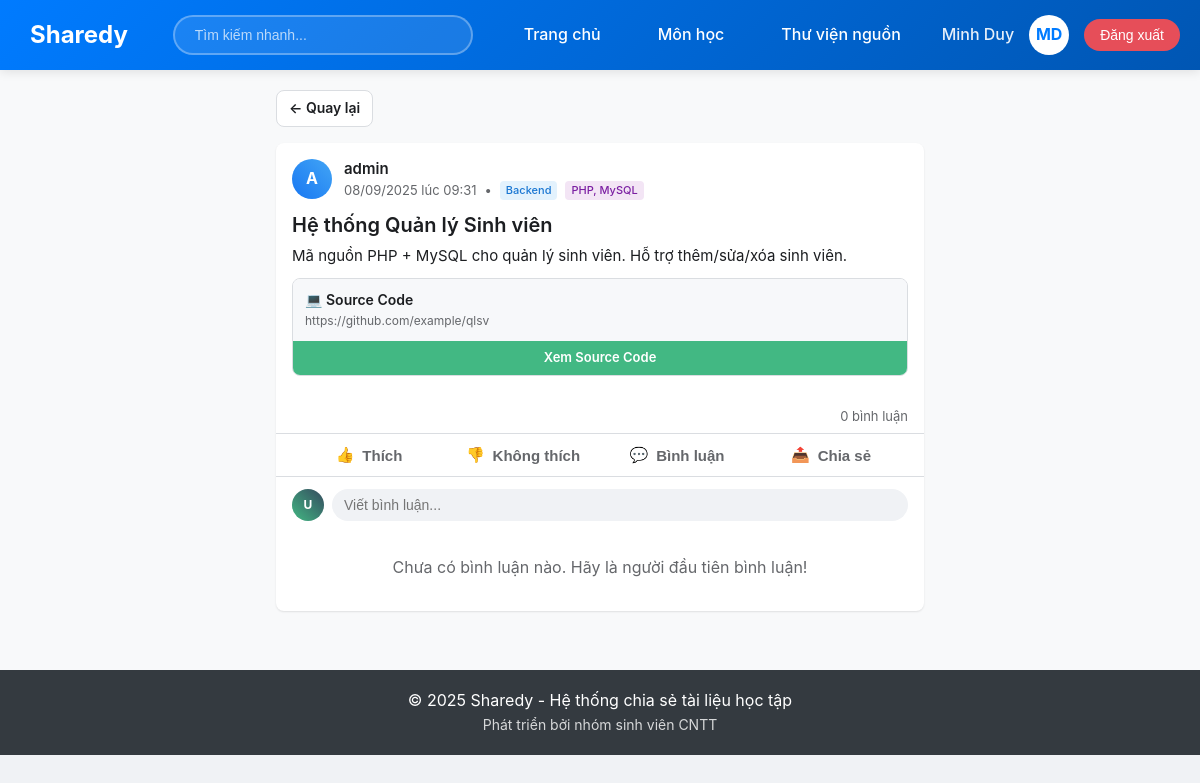
The page /index.php?page=source_detail&id=7 on the database its author committed.
### tables this page shows
CREATE TABLE `bai_chia_se` (
  `id` int NOT NULL AUTO_INCREMENT,
  `loai` enum('tai_lieu','du_an') NOT NULL,
  `tieu_de` varchar(200) NOT NULL,
  `mo_ta` text,
  `file_upload` varchar(255) DEFAULT NULL,
  `link_host` varchar(255) DEFAULT NULL,
  `link_source` varchar(255) DEFAULT NULL,
  `cong_nghe` varchar(255) DEFAULT NULL,
  `id_mon_hoc` int DEFAULT NULL,
  `id_danh_muc` int DEFAULT NULL,
  `id_nguoi_dung` int NOT NULL,
  `ngay_tao` timestamp NOT NULL DEFAULT CURRENT_TIMESTAMP,
  `ngay_cap_nhat` timestamp NULL DEFAULT NULL,
  `tom_tat` text,
  PRIMARY KEY (`id`),
  KEY `id_mon_hoc` (`id_mon_hoc`) /*!80000 INVISIBLE */,
  KEY `id_danh_muc` (`id_danh_muc`),
  KEY `bai_chia_se_ibfk_3` (`id_nguoi_dung`),
  CONSTRAINT `bai_chia_se_ibfk_1` FOREIGN KEY (`id_mon_hoc`) REFERENCES `mon_hoc` (`id`),
  CONSTRAINT `bai_chia_se_ibfk_2` FOREIGN KEY (`id_danh_muc`) REFERENCES `danh_muc` (`id`),
  CONSTRAINT `bai_chia_se_ibfk_3` FOREIGN KEY (`id_nguoi_dung`) REFERENCES `nguoi_dung` (`id`)
);

CREATE TABLE `nguoi_dung` (
  `id` int NOT NULL AUTO_INCREMENT,
  `ten_dang_nhap` varchar(50) NOT NULL,
  `email` varchar(100) NOT NULL,
  `mat_khau` varchar(255) NOT NULL,
  `ho_ten` varchar(100) DEFAULT NULL,
  `vai_tro` enum('quan_tri_vien','nguoi_dung','khach') DEFAULT 'khach',
  `ngay_tao` timestamp NULL DEFAULT CURRENT_TIMESTAMP,
  `ngay_cap_nhat` timestamp NULL DEFAULT CURRENT_TIMESTAMP ON UPDATE CURRENT_TIMESTAMP,
  `trang_thai` enum('hoạt_dong','khoa') DEFAULT NULL,
  PRIMARY KEY (`id`),
  UNIQUE KEY `ten_dang_nhap` (`ten_dang_nhap`),
  UNIQUE KEY `email` (`email`)
);

CREATE TABLE `danh_muc` (
  `id` int NOT NULL AUTO_INCREMENT,
  `ten_danh_muc` varchar(100) NOT NULL,
  `mo_ta` text,
  PRIMARY KEY (`id`)
);

### src/Views/chiTietNguon.php (the view, shortened to what this page needs)
<?php
include __DIR__ . '/../../config/ketNoiDB.php';
$id = $_GET['id'] ?? 0;
$sql = "SELECT b.*, u.ten_dang_nhap, d.ten_danh_muc
        FROM bai_chia_se b
        LEFT JOIN nguoi_dung u ON b.id_nguoi_dung = u.id
        LEFT JOIN danh_muc d ON b.id_danh_muc = d.id
        WHERE b.id = :id AND b.loai = 'du_an'";
$stmt = $pdo->prepare($sql);
$stmt->execute(['id' => $id]);
$item = $stmt->fetch();
$comments_sql = "SELECT c.*, u.ten_dang_nhap as commenter_name
                 FROM binh_luan c
                 LEFT JOIN nguoi_dung u ON c.id_nguoi_dung = u.id
                 WHERE c.id_bai_chia_se = :id
                 ORDER BY c.ngay_tao DESC";
$comments_stmt = $pdo->prepare($comments_sql);
$comments_stmt->execute(['id' => $id]);
$comments = $comments_stmt->fetchAll();
?>
<!DOCTYPE html>
<html lang="vi">
<head>
</head>
<body>
    <div class="container">
        <?php if (!$item): ?>
            <div class="empty-state">
                <h3>❌ Không tìm thấy mã nguồn.</h3>
                <p>Bài viết có thể đã bị xóa hoặc không tồn tại.</p>
            </div>
        <?php else: ?>
            <div class="back-button">
                <a href="javascript:history.back()" class="back-btn">
                    ← Quay lại
                </a>
            </div>
            <div class="post-container">
                <div class="post-header">
                    <div class="user-info">
                        <div class="avatar">
                            <?= strtoupper(substr($item['ten_dang_nhap'] ?? 'A', 0, 1)) ?>
                        </div>
                        <div class="user-details">
                            <h3><?= htmlspecialchars($item['ten_dang_nhap'] ?? 'Ẩn danh') ?></h3>
                            <div class="post-meta">
                                <span><?= date('d/m/Y \l\ú\c H:i', strtotime($item['ngay_tao'])) ?></span>
                                <span>•</span>
                                <span class="category-tag"><?= htmlspecialchars($item['ten_danh_muc']) ?></span>
                                <?php if (!empty($item['cong_nghe'])): ?>
                                    <span class="tech-tag"><?= htmlspecialchars($item['cong_nghe']) ?></span>
                                <?php endif; ?>
                            </div>
                        </div>
                    </div>
                </div>
                <div class="post-content">
                    <div class="post-title"><?= htmlspecialchars($item['tieu_de']) ?></div>
                    <div class="post-description"><?= htmlspecialchars($item['mo_ta']) ?></div>
                    <?php if (!empty($item['link_host']) || !empty($item['link_source'])): ?>
                        <div class="post-links">
                            <?php if (!empty($item['link_source'])): ?>
                                <div class="link-card">
                                    <div class="link-content">
                                        <div class="link-title">💻 Source Code</div>
                                        <div class="link-url"><?= htmlspecialchars($item['link_source']) ?></div>
                                    </div>
                                    <a href="<?= htmlspecialchars($item['link_source']) ?>" target="_blank" class="link-button secondary">
                                        Xem Source Code
                                    </a>
                                </div>
                            <?php endif; ?>
                        </div>
                    <?php endif; ?>
                </div>
                <div class="post-stats">
                    <div>
                        <span><?= count($comments ?? []) ?> bình luận</span>
                    </div>
                </div>
                <div class="post-actions">
                    <button class="action-button" id="likeBtn">
                        <span>👍</span> Thích
                    </button>
                    <button class="action-button dislike" id="dislikeBtn">
                        <span>👎</span> Không thích
                    </button>
                    <button class="action-button" id="commentBtn">
                        <span>💬</span> Bình luận
                    </button>
                    <button class="action-button">
                        <span>📤</span> Chia sẻ
                    </button>
                </div>
                <div class="comments-section">
                    <div class="comment-input-container">
                        <div class="comment-avatar">U</div>
                        <input type="text" class="comment-input" placeholder="Viết bình luận...">
                    </div>
                    <?php if (!empty($comments)): ?>
                        <?php foreach ($comments as $comment): ?>
                            <div class="comment">
                                <div class="comment-avatar">
                                    <?= strtoupper(substr($comment['commenter_name'] ?? 'A', 0, 1)) ?>
                                </div>
                                <div class="comment-content">
                                    <div class="comment-bubble">
                                        <div class="comment-author"><?= htmlspecialchars($comment['commenter_name'] ?? 'Ẩn danh') ?></div>
                                        <div class="comment-text"><?= htmlspecialchars($comment['noi_dung']) ?></div>
                                    </div>
                                    <div class="comment-actions">
                                        <span class="comment-action">Thích</span>
                                        <span class="comment-action">Phản hồi</span>
                                        <span><?= date('d/m/Y H:i', strtotime($comment['ngay_tao'])) ?></span>
                                    </div>
                                </div>
                            </div>
                        <?php endforeach; ?>
                    <?php else: ?>
                        <div style="text-align: center; color: #65676b; padding: 20px;">
                            Chưa có bình luận nào. Hãy là người đầu tiên bình luận!
                        </div>
                    <?php endif; ?>
                </div>
            </div>
        <?php endif; ?>
    </div>
</body>
</html>

### layout.php (style rules this page uses)
* { margin: 0; padding: 0; box-sizing: border-box; }
body { font-family: 'Segoe UI', Tahoma, Geneva, Verdana, sans-serif; background-color: #f8f9fa; }

### src/Views/chiTietNguon.php (style rules this page uses)
* { margin: 0; padding: 0; box-sizing: border-box; }
body { font-family: -apple-system, BlinkMacSystemFont, 'Segoe UI', Roboto, Helvetica, Arial, sans-serif; background: #f0f2f5; line-height: 1.34; }
.container { max-width: 680px; margin: 20px auto; padding: 0 16px; }
.back-button { margin-bottom: 16px; }
.back-btn { display: inline-flex; align-items: center; gap: 8px; padding: 8px 12px; background: white; border: 1px solid #dadde1; border-radius: 8px; text-decoration: none; color: #1c1e21; font-weight: 600; font-size: 14px; transition: all 0.2s; }
.post-container { background: white; border-radius: 8px; box-shadow: 0 1px 2px rgba(0, 0, 0, 0.1); overflow: hidden; }
.post-header { padding: 16px 16px 0; }
.user-info { display: flex; align-items: center; gap: 12px; }
.avatar { width: 40px; height: 40px; border-radius: 50%; background: linear-gradient(45deg, #1877f2, #42a5f5); display: flex; align-items: center; justify-content: center; color: white; font-weight: bold; font-size: 16px; }
.user-details h3 { font-size: 15px; font-weight: 600; color: #1c1e21; margin-bottom: 2px; }
.post-meta { display: flex; align-items: center; gap: 8px; font-size: 13px; color: #65676b; }
.category-tag { background: #e3f2fd; color: #1976d2; padding: 2px 6px; border-radius: 4px; font-size: 11px; font-weight: 500; }
.tech-tag { background: #f3e5f5; color: #7b1fa2; padding: 2px 6px; border-radius: 4px; font-size: 11px; font-weight: 500; }
.post-content { padding: 12px 16px; }
.post-title { font-size: 20px; font-weight: 600; color: #1c1e21; margin-bottom: 8px; line-height: 1.3; }
.post-description { color: #1c1e21; font-size: 15px; line-height: 1.33; margin-bottom: 12px; white-space: pre-line; }
.post-links { display: flex; flex-direction: column; gap: 8px; margin-bottom: 12px; }
.link-card { border: 1px solid #dadde1; border-radius: 8px; overflow: hidden; }
.link-content { padding: 12px; background: #f7f8fa; }
.link-title { font-weight: 600; color: #1c1e21; margin-bottom: 4px; font-size: 14px; }
.link-url { color: #65676b; font-size: 12px; word-break: break-all; }
.link-button { display: block; width: 100%; padding: 8px; background: #1877f2; color: white; text-align: center; text-decoration: none; font-weight: 600; font-size: 13px; transition: background 0.2s; }
.link-button.secondary { background: #42b883; }
.post-stats { padding: 8px 16px; border-bottom: 1px solid #dadde1; display: flex; justify-content: space-between; align-items: center; font-size: 13px; color: #65676b; }
.post-actions { padding: 4px 16px; display: flex; border-bottom: 1px solid #dadde1; }
.action-button { flex: 1; display: flex; align-items: center; justify-content: center; gap: 8px; padding: 8px; background: none; border: none; color: #65676b; font-weight: 600; font-size: 15px; cursor: pointer; border-radius: 6px; transition: background 0.2s; }
.comments-section { padding: 12px 16px; }
.comment-input-container { display: flex; gap: 8px; margin-bottom: 16px; }
.comment-avatar { width: 32px; height: 32px; border-radius: 50%; background: linear-gradient(45deg, #42b883, #35495e); display: flex; align-items: center; justify-content: center; color: white; font-weight: bold; font-size: 12px; flex-shrink: 0; }
.comment-input { flex: 1; background: #f0f2f5; border: none; border-radius: 20px; padding: 8px 12px; font-size: 14px; outline: none; }

### rows shown on the page
bai_chia_se: id_nguoi_dung.ten_dang_nhap "A", id_nguoi_dung.ten_dang_nhap "admin", ngay_tao "08/09/2025 lúc 09:31", id_danh_muc.ten_danh_muc "Backend", cong_nghe "PHP, MySQL", tieu_de "Hệ thống Quản lý Sinh viên", mo_ta "Mã nguồn PHP + MySQL cho quản lý sinh viên. Hỗ trợ thêm/sửa/xóa sinh viên.", link_source "https://github.com/example/qlsv"

### other values the page prints
count($comments ?? []) "0"
